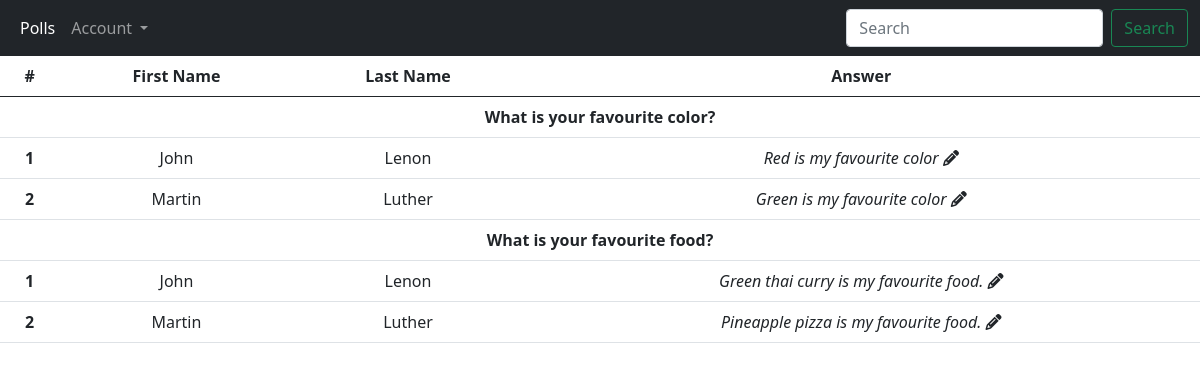
Screenshot of / (signed in) with the database file from the repository.
### polls/models.py (models this page shows)
class Poll(models.Model):
    title = models.CharField(max_length=100)

class Answer(models.Model):
    poll = models.ForeignKey(
        Poll,
        on_delete=models.CASCADE,
        related_name="answers",
    )
    user = models.ForeignKey(User, on_delete=models.CASCADE)
    value = models.CharField(max_length=250)

### polls/views.py (the view)
# urls.py: path('', index),
@login_required
def index(request):
    context = {
        'polls': []
    }
    polls = models.Poll.objects.all()
    for poll in polls:
        item = {
            "title": poll.title,
            "id": poll.pk,
            "answers": [{
                "value": answer.value,
                "user_first_name": answer.user.first_name,
                "user_last_name": answer.user.last_name,
                "id": answer.pk,
            } for answer in poll.answers.all()]
        }
        context['polls'].append(item)
    return render(request, 'polls/index.html', context)

### templates/polls/index.html (shortened to what this page needs)
{% extends 'base.html' %}
{% load static %}
{% block content %}
<table class="table">
<thead>
    <tr>
    <th scope="col">#</th>
    <th scope="col">First Name</th>
    <th scope="col">Last Name</th>
    <th scope="col">Answer</th>
    </tr>
</thead>
<tbody>
    {% for poll in polls %}
        <tr>
            <th colspan="4">{{ poll.title }}</th>
        </tr>
        {% for answer in poll.answers %}
            <tr>
                <th scope="row">{{ forloop.counter }}</th>
                <td>{{ answer.user_first_name }}</td>
                <td>{{ answer.user_last_name }}</td>
                <td>
                    <span id="read-{{ answer.id }}" >
                        <em id="value-{{ answer.id }}">{{ answer.value }}</em>
                        <i
                            class="fa fa-pencil"
                            onclick="showFormInput({{ answer.id }})"
                        ></i>
                    </span>
                </td>
            </tr>
        {% endfor %}
    {% endfor %}
</tbody>
</table>
{% endblock %}

### templates/base.html (shortened to what this page needs)
<!doctype html>
<html lang="en">
  <head>
    <link href="https://cdn.jsdelivr.net/npm/bootstrap@5.0.2/dist/css/bootstrap.min.css" rel="stylesheet">
    <link href="https://getbootstrap.com/docs/3.4/examples/signin/signin.css" rel="stylesheet" >
  </head>
  <body class="text-center">
    <nav class="navbar navbar-expand-lg navbar-dark bg-dark">
      <div class="container-fluid">
        <div class="collapse navbar-collapse" id="navbarSupportedContent">
          <ul class="navbar-nav me-auto mb-2 mb-lg-0">
            <li class="nav-item">
              <a class="nav-link active" aria-current="page" href="/polls">Polls</a>
            </li>
            <li class="nav-item dropdown">
              <a class="nav-link dropdown-toggle" href="#" id="navbarDropdown" role="button" data-bs-toggle="dropdown" aria-expanded="false">
                Account
              </a>
            </li>
          </ul>
          <form class="d-flex">
            <input class="form-control me-2" type="search" placeholder="Search" aria-label="Search">
            <button class="btn btn-outline-success" type="submit">Search</button>
          </form>
        </div>
      </div>
    </nav>
    {% block content %}{% endblock %}
  </body>
</html>

### rows the page displays
Poll: title "What is your favourite color?"
Answer: value "Red is my favourite color"
Answer: value "Green is my favourite color"
Poll: title "What is your favourite food?"
Answer: value "Green thai curry is my favourite food."
Answer: value "Pineapple pizza is my favourite food."

### other values shown
{{ answer.user_first_name }} "John" "Martin" "John" "Martin"
{{ answer.user_last_name }} "Lenon" "Luther" "Lenon" "Luther"
